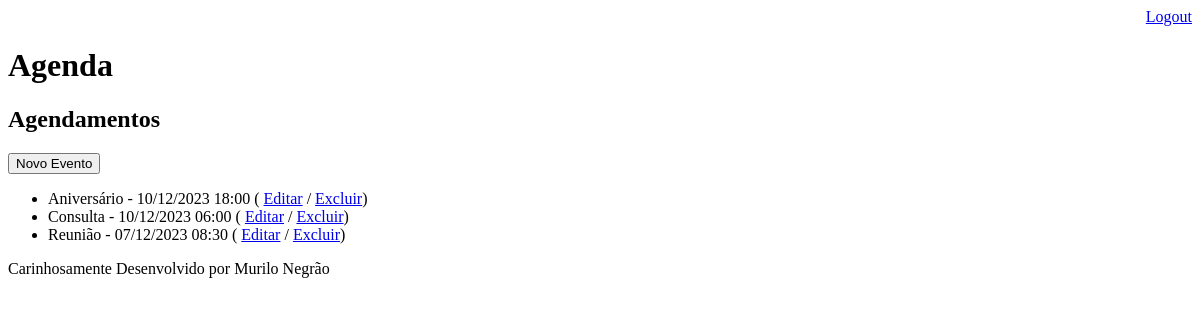
The page /agenda/ (signed in) on the database as committed earlier.
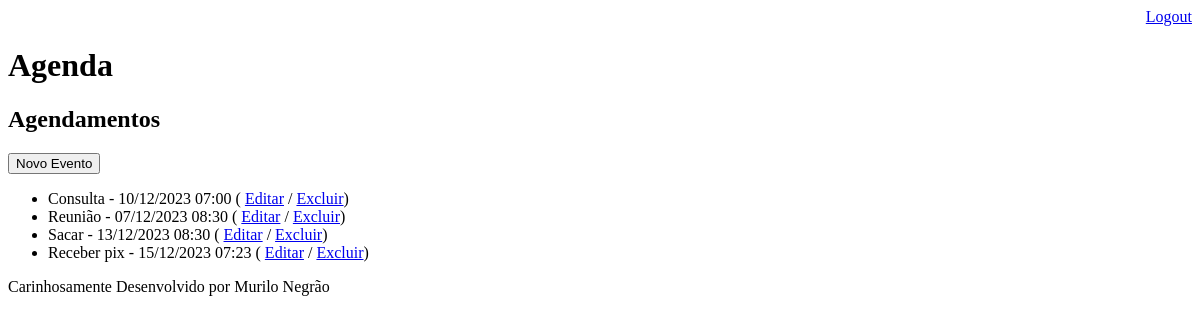
The same page on the database as committed later.
### core/models.py (models this page shows, shortened)
class Evento(models.Model):
    titulo = models.CharField(max_length=100)
    descricao = models.TextField(blank=True, null=True)
    data_evento = models.DateTimeField(verbose_name="Data do Evento")
    data_criacao = models.DateTimeField(auto_now=True)
    usuario = models.ForeignKey(User, on_delete=models.CASCADE)
    class Meta:
        db_table = 'evento'
    def get_data_evento(self):
        return self.data_evento.strftime('%d/%m/%Y %H:%M')

### core/views.py (the view)
# urls.py: path("agenda/", views.lista_eventos),
@login_required(login_url='/login/')
def lista_eventos(request):
    usuario = request.user
    evento = Evento.objects.filter(usuario=usuario)
    dados = {'eventos': evento}
    return render(request, 'agenda.html', dados)

### templates/agenda.html
{% extends "model-page.html" %}
{% block content %}
        <h2>Agendamentos</h2>
        <a href="evento/">
            <button type="button">Novo Evento</button>
        </a>
        <ul>
        {% for evento in eventos %}
            <li>{{ evento.titulo }} - {{ evento.get_data_evento }}
                ( <a href="evento/?id={{ evento.id }}">Editar</a>
                / <a href="evento/delete/{{ evento.id }}/">Excluir</a>)
            </li>
        {% endfor %}
        </ul>
{% endblock %}

### templates/model-page.html
<!DOCTYPE html>
<html lang="en">
    <head>
        {% include "model-header.html" %}
    </head>
    <body>
        {% block content %} {% endblock %}
        {% include "model-footer.html" %}
    </body>
</html>

### templates/model-header.html (shortened to what this page needs)
<div align="right">
    <a href="/logout">Logout</a>
</div>
<h1>Agenda</h1>

### templates/model-footer.html
<p>Carinhosamente Desenvolvido por Murilo Negrão</p>

Rows that differ between the two databases and show on the page:
removed Evento: titulo "Aniversário", get_data_evento "10/12/2023 18:00"
changed Evento "Consulta": get_data_evento "10/12/2023 06:00" → "10/12/2023 07:00"
added Evento: titulo "Sacar", get_data_evento "13/12/2023 08:30"
added Evento: titulo "Receber pix", get_data_evento "15/12/2023 07:23"
